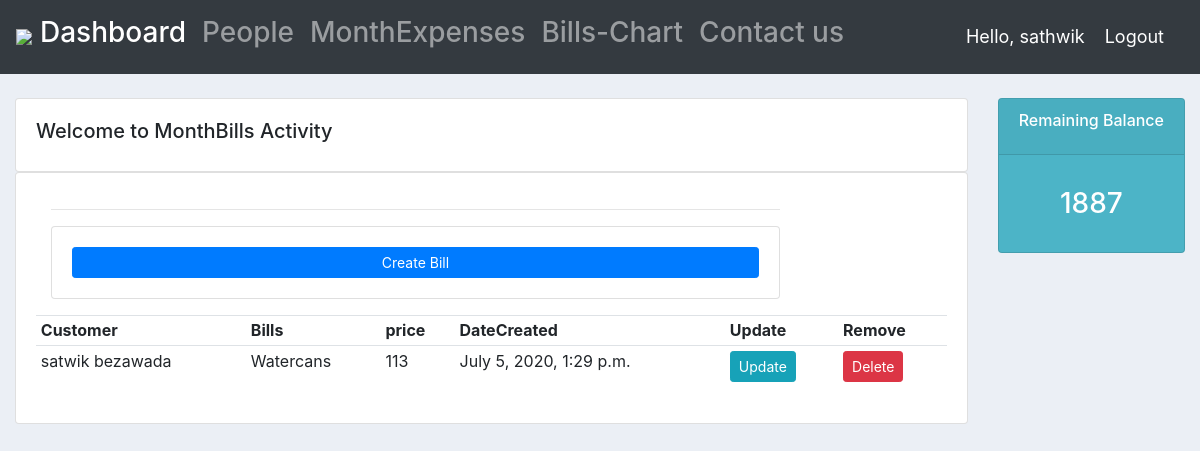
Screenshot of /monthbills/ (signed in) with the database file from the repository.
### cycle/models.py (models this page shows, shortened)
class Bills(models.Model):
    STATUS2 = (
        ('RicePacket', 'Ricepacket'),
        ('Watercans', 'Watercans'),
        ('Curries', 'Curries'),
        ('WifiBill', 'WifiBill',),
        ('Rommproducts', 'Roomproducts',),
    )
    customer = models.ForeignKey(Customer, null=True, on_delete=models.SET_NULL)
    bills=models.CharField(max_length=120,null=True,choices=STATUS2)
    price = models.IntegerField(null=True)
    date_created = models.DateTimeField(auto_now_add=True, null=True)

class Customer(models.Model):
    user=models.OneToOneField(User,null=True,blank=True,on_delete=models.CASCADE)
    name = models.CharField(max_length=200, null=True)
    phone = models.CharField(max_length=200, null=True)
    email = models.CharField(max_length=200, null=True)
    def __str__(self):
        return self.name

### cycle/views.py (the view, shortened to what this page needs)
# urls.py: path('monthbills/', views.monthbills,name="monthbills"),
def monthbills(request):
    products(request)
    flag=Bills.objects.all().count()
    bills=Bills.objects.all()
    go=bills
    print(flag)
    total_prices1 = sum(bill.price for bill in bills)
    eo=int(total_prices1)
    sub=f-eo
    context={'bills':bills,'sub':sub,'flag':flag,'go':go}
    group = None
    if request.user.groups.exists():
        group = request.user.groups.all()[0].name
        now = date.today()
    if group == 'admin':
        return render(request, 'main/monthbills.html', context)

### cycle/views.py (called while the page is built, shortened)
@login_required(login_url='loginform')
def products(request):
    now=date.today()
    products=Product.objects.all()
    go =products
    global total_prices
    global f
    total_prices = sum(product.price for product in products)
    f=int(total_prices)
    context={'products':products,'f':f,'go':go}
    group = None
    if request.user.groups.exists():
        group = request.user.groups.all()[0].name
    if group == 'admin':
        print()
    if now.day==4:
        products.delete()
        return render(request, 'main/products1.html', context)
    else:
        return render(request, 'main/products.html', context)

### cycle/templates/main/products.html (shortened to what this page needs)
{%  extends 'main/main.html' %}

### cycle/templates/main/navbar.html (shortened to what this page needs)
{% load static %}
<nav class="navbar navbar-expand-lg navbar-dark bg-dark">
 <img src="{% static 'images/bp.jpg' %}">
  <div class="collapse navbar-collapse" id="navbarNav">
    <ul class="navbar-nav">
      <li class="nav-item active">
        <a class="nav-link" href="{% url 'home' %}"><h3>Dashboard</h3></a>
      </li>
      <li class="nav-item">
        <a class="nav-link" href="{% url 'products' %}"><h3>People</h3></a>
      </li>
      <li class="nav-item">
        <a class="nav-link" href="{% url 'monthbills' %}"><h3>MonthExpenses</h3></a>
      </li>
        <li class="nav-item">
        <a class="nav-link" href="{% url 'billschart' %}"><h3>Bills-Chart</h3></a>
      </li>
       <li class="nav-item">
        <a class="nav-link" href="{% url 'contactus' %}"><h3>Contact us</h3></a>
      </li>
    </ul>
  </div>
     <span class="hello-msg">Hello, {{request.user}}</span>
  <span ><a  class="hello-msg" href="{% url 'logoutuser' %}">Logout</a></span>
</nav>

### cycle/templates/main/monthbills.html (shortened to what this page needs)
{%  extends 'main/main.html' %}
{% block content %}
		<br>
		<div class="row">
			<div class="col-md">
				<div class="card card-body">
					<h5>Welcome to MonthBills Activity</h5>
				</div>
				<div class="card card-body">
					<table class="table">
						<div class="col-md-10">
		<hr>
		<div class="card card-body">
			<a class="btn btn-primary  btn-sm btn-block" href="{% url 'createmonthbills' %}">Create Bill</a>
			<table class="table table-sm">
				<tr>
					<th>Customer</th>
					<th>Bills</th>
					<th>price</th>
                    <th>DateCreated</th>
					<th>Update</th>
					<th>Remove</th>
				</tr>
                 {% for bill in bills %}
                <tr>
                    <td>{{bill.customer}}</td>
                    <td>{{bill.bills}}</td>
                    <td>{{bill.price}}</td>
                    <td>{{bill.date_created}}</td>
                    <td><a class="btn btn-sm btn-info" href="{% url 'updatebill' bill.id %}"> Update</> </td>
                    <td><a class="btn btn-sm btn-danger"  href="{% url 'deletebill' bill.id %}"> Delete</> </td>
                </tr>
                 {% endfor %}
			</table>
		</div>
	   </div>
<div class="row">
	<div class="col">
		<div class="col-md">
			<div class="card text-center text-white  mb-3" id="total-customers">
			  	<div class="card-header">
			  		<h6 class="card-title">Remaining Balance</h6>
			  	</div>
			  	<div class="card-body">
					<h3 class="card-title">{{sub}}</h3>
			  	</div>
			</div>
		</div>
	</div>
 {% endblock content %}

### static/css/main.css (style rules this page uses)
body { background-color: #ebeff5; }
#total-customers { background-color: #4cb4c7; }

### cycle/templates/main/navbar.html (style rules this page uses)
.hello-msg { font-size: 18px; color: #fff; margin-right: 20px; }

### rows the page displays
Bills: customer "satwik bezawada", bills "Watercans", price "113", date_created "July 5, 2020, 1:29 p.m."

### other values shown
{{ request.user }} "sathwik"
{{ sub }} "1887"
